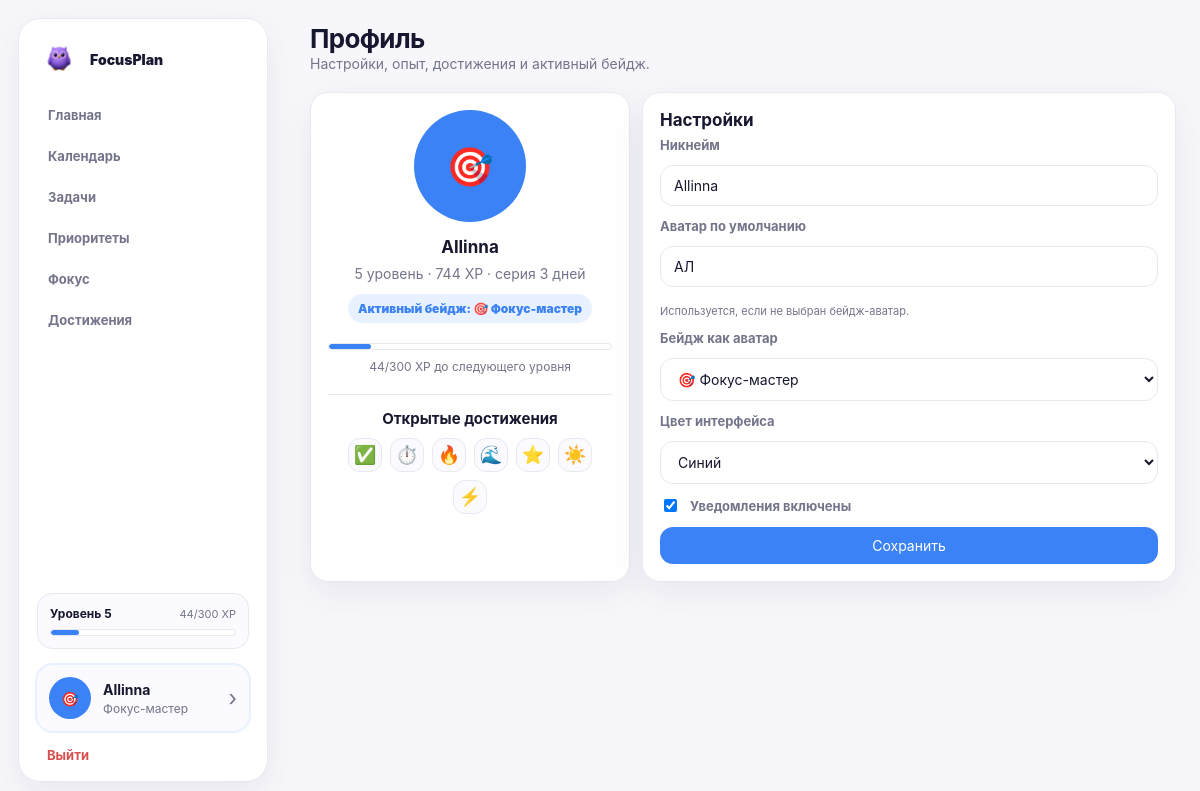
Screenshot of /profile (signed in) with the database file from the repository.
### tables this page shows
CREATE TABLE users (
        id INTEGER PRIMARY KEY AUTOINCREMENT,
        nickname TEXT NOT NULL UNIQUE,
        password_hash TEXT,
        avatar TEXT,
        theme TEXT DEFAULT 'light',
        accent TEXT DEFAULT 'purple',
        notifications INTEGER DEFAULT 1,
        xp INTEGER DEFAULT 0,
        level INTEGER DEFAULT 1,
        streak INTEGER DEFAULT 0,
        last_activity DATE,
        created_at TEXT
    );

### app.py (the view, shortened to what this page needs)
@app.route("/profile", methods=["GET", "POST"])
@login_required
def profile():
    user = current_user()
    return render_template("profile.html")

### app.py (called while the page is built, shortened)
def current_user() -> Dict[str, Any] | None:
    nickname = session.get("nickname")
    if not nickname:
        return None
    user = load_user_from_db(nickname)
    if not user:
        user = create_user(nickname)
        sync_user_to_db(user)
    return normalize_user(user)

def login_required(view):
    @wraps(view)
    def wrapped(*args, **kwargs):
        if not session.get("nickname"):
            return redirect(url_for("login"))
        return view(*args, **kwargs)
    return wrapped

def badge_by_code(code: str) -> Dict[str, Any] | None:
    return next((item for item in BADGES if item["code"] == code), None)

def unlocked_achievement_codes(user: Dict[str, Any]) -> List[str]:
    return [item.get("code") if isinstance(item, dict) else item for item in user.get("achievements", [])]

def build_reminder_tasks(user: Dict[str, Any]) -> List[Dict[str, Any]]:
    reminder_tasks = []
    for task in user.get("tasks", []):
        if task.get("done") or not task.get("date"):
            continue
    return reminder_tasks

### focusplan_db.py (called while the page is built)
def int_to_bool(value: Any) -> bool:
    return bool(int(value or 0))

def get_db() -> sqlite3.Connection:
    conn = sqlite3.connect(DB_FILE)
    conn.row_factory = sqlite3.Row
    conn.execute("PRAGMA foreign_keys = ON")
    return conn

def reconstruct_streak_days(last_activity: str | None, streak: int) -> List[str]:
    if not last_activity or int(streak or 0) <= 0:
        return []
    try:
        last_day = datetime.strptime(last_activity, "%Y-%m-%d").date()
    except ValueError:
        return []
    return [
        (last_day - timedelta(days=offset)).isoformat()
        for offset in range(int(streak) - 1, -1, -1)
    ]

def calculate_priority(importance: str, urgency: str) -> str:
    if urgency == "urgent" and importance == "high":
        return "high"
    if urgency == "urgent" or importance == "high":
        return "medium"
    return "low"

def calculate_task_xp(importance: str, urgency: str, subtasks: List[Dict[str, Any]] | None = None) -> int:
    xp = 10
    xp += {"low": 2, "medium": 5, "high": 10}.get(importance, 5)
    xp += 10 if urgency == "urgent" else 0
    xp += 5 if subtasks else 0
    return xp

def level_from_xp(xp: int) -> int:
    return level_state_from_xp(xp)["level"]

### templates/profile.html (shortened to what this page needs)
{% extends "base.html" %}
{% block content %}
<header class="topbar"><div><h1>Профиль</h1><p>Настройки, опыт, достижения и активный бейдж.</p></div></header>
<section class="profile-grid">
  <div class="card profile-card">
    <div class="avatar big">{{ profile_avatar }}</div>
    <h2>{{ user.nickname }}</h2>
    <p>{{ level }} уровень · {{ user.xp }} XP · серия {{ user.streak }} дней</p>
    {% if active_badge %}<div class="active-badge-note">Активный бейдж: {{ active_badge.icon }} {{ active_badge.title }}</div>{% endif %}
    <div class="progress"><i style="width: {{ level_progress }}%"></i></div>
    <p class="profile-progress-caption">{{ level_current_xp }}/{{ level_required_xp }} XP до следующего уровня</p>
    <div class="profile-achievements-preview">
      <h3>Открытые достижения</h3>
      {% if unlocked_achievement_codes %}
        <div class="mini-achievement-row">
          {% for ach in achievements_catalog if ach.code in unlocked_achievement_codes %}<a href="{{ url_for('achievements_page') }}#achievement-{{ ach.code }}" title="{{ ach.title }}">{{ ach.icon }}</a>{% endfor %}
        </div>
      {% else %}
        <p>Пока нет открытых достижений.</p>
      {% endif %}
    </div>
  </div>
  <div class="card settings-card">
    <h2>Настройки</h2>
    <form method="post" class="form-grid">
      <label>Никнейм</label><input name="nickname" value="{{ user.nickname }}">
      <label>Аватар по умолчанию</label><input name="avatar" maxlength="2" value="{{ user.avatar }}"><small>Используется, если не выбран бейдж-аватар.</small>
      <label>Бейдж как аватар</label>
      <select name="selected_badge">
        {% for badge in badges_catalog %}
          {% if badge.code in available_badge_codes %}<option value="{{ badge.code }}" {{ 'selected' if user.selected_badge == badge.code }}>{{ badge.icon }} {{ badge.title }}</option>{% endif %}
        {% endfor %}
      </select>
      <label>Цвет интерфейса</label><select name="accent"><option value="blue" {{ 'selected' if settings.accent == 'blue' }}>Синий</option></select>
      <label class="toggle"><input type="checkbox" name="notifications" {{ 'checked' if settings.notifications }}> Уведомления включены</label>
      <button class="btn primary" type="submit">Сохранить</button>
    </form>
  </div>
</section>
{% endblock %}

### templates/base.html (shortened to what this page needs)
<!doctype html>
<html lang="ru" data-accent="{{ settings.accent if settings else 'purple' }}">
<head>
  <link rel="stylesheet" href="{{ url_for('static', filename='css/style.css') }}">
</head>
<body data-confetti-earned="{{ confetti.earned if confetti else '' }}" data-confetti-message="{{ confetti.message if confetti and confetti.message else '' }}" data-notifications-enabled="{{ '1' if notifications_enabled|default(true) else '0' }}">
  {% if user %}
  <aside class="sidebar">
    <a class="brand" href="{{ url_for('dashboard') }}">
      <span class="logo">
          <img src="{{ url_for('static', filename='img/logo-owl-2.png') }}" alt="FocusPlan">
      </span>
      <span>FocusPlan</span></a>
    <nav class="menu">
      <a class="{{ 'active' if current_endpoint == 'dashboard' }}" href="{{ url_for('dashboard') }}">Главная</a>
      <a class="{{ 'active' if current_endpoint == 'calendar' }}" href="{{ url_for('calendar') }}">Календарь</a>
      <a class="{{ 'active' if current_endpoint in ['tasks_page','toggle_task','toggle_subtask','edit_task'] }}" href="{{ url_for('tasks_page') }}">Задачи</a>
      <a class="{{ 'active' if current_endpoint == 'matrix' }}" href="{{ url_for('matrix') }}">Приоритеты</a>
      <a class="{{ 'active' if current_endpoint in ['focus','complete_focus'] }}" href="{{ url_for('focus') }}">Фокус</a>
      <a class="{{ 'active' if current_endpoint in ['achievements_page','select_badge'] }}" href="{{ url_for('achievements_page') }}">Достижения</a>
    </nav>
    <a class="level-card" href="{{ url_for('profile') }}">
      <div class="level-row"><b>Уровень {{ level }}</b><span>{{ level_current_xp }}/{{ level_required_xp }} XP</span></div>
      <div class="progress"><i style="width: {{ level_progress }}%"></i></div>
    </a>
    <a class="sidebar-card {{ 'active-profile' if current_endpoint == 'profile' }}" href="{{ url_for('profile') }}">
      <div class="avatar small">{{ profile_avatar }}</div>
      <div class="profile-text"><b>{{ user.nickname }}</b><p>{% if active_badge %}{{ active_badge.title }}{% else %}Профиль и настройки{% endif %}</p></div><span class="chevron">›</span>
    </a>
    <a class="logout" href="{{ url_for('logout') }}">Выйти</a>
  </aside>
  {% endif %}
  <main class="{{ 'app-main' if user else 'login-main' }}">
    {% block content %}{% endblock %}
  </main>
  <div id="confettiLayer"></div>
</body>
</html>

### rows the page displays
users: nickname "Allinna", xp "744", avatar "АЛ"

### other values shown
{{ level }} "5"
{{ level_current_xp }} "44"
{{ level_required_xp }} "300"
{{ profile_avatar }} "🎯"
{{ active_badge.title }} "Фокус-мастер"
{{ user.streak }} "3"
{{ active_badge.icon }} "🎯"
{{ ach.icon }} "✅" "⏱️" "🔥" "🌊" "⭐" "☀️" "⚡"
form field selected_badge "🎯 Фокус-мастер"
